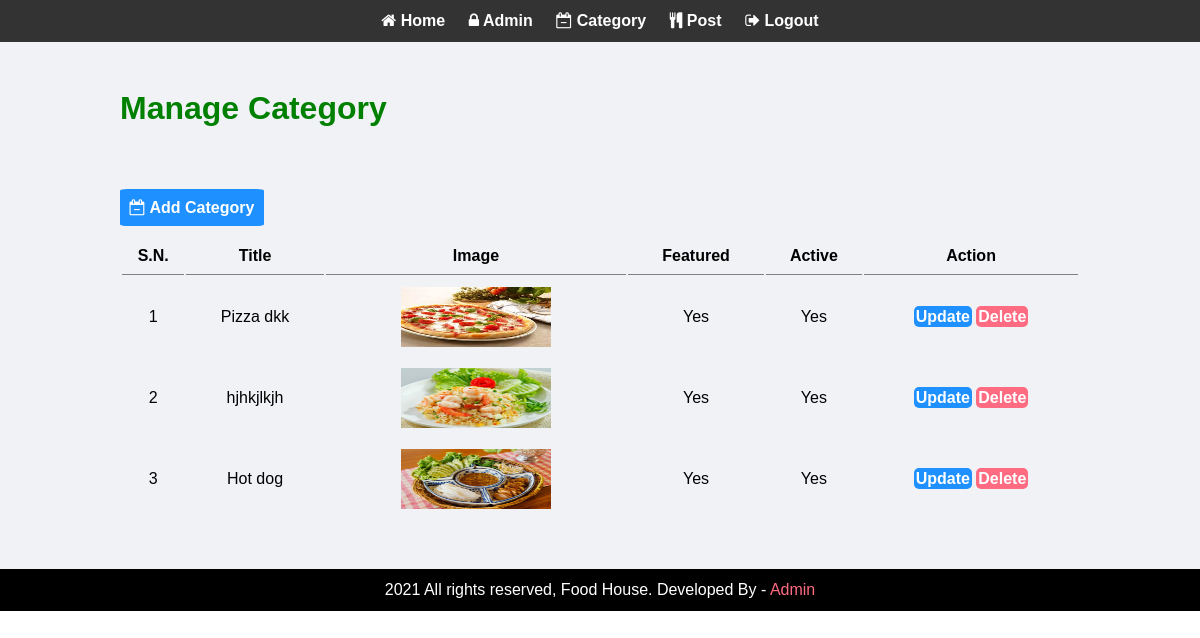
Screenshot of /Admin/manager-category.php with the database file from the repository.
### tables this page shows
CREATE TABLE `tbl_category` (
  `category_id` int(10) UNSIGNED NOT NULL,
  `image_name` text NOT NULL,
  `title` text NOT NULL,
  `featured` varchar(20) NOT NULL,
  `active` varchar(20) NOT NULL
);

### Admin/manager-category.php (the view, shortened to what this page needs)
<?php
  include('../AdminInclude/header.php');
?>
<div class="main-content">
  <div class="wrapper">
    <h1 style="color: green;">Manage Category</h1>  <br/>
    ?>  <br><br><br>
        <a href="add-category.php" class="btn-primary"><i class="fa fa-calendar-minus-o" aria-hidden="true"></i> Add Category</a>  <br/><br/>
        <table class="tbl_full">
          <tr>
            <th>S.N.</th>
            <th>Title</th>
            <th>Image</th>
            <th>Featured</th>
            <th>Active</th>
            <th>Action</th>
          </tr>
          <?php
             $sql = "SELECT * FROM tbl_category";
            $result = mysqli_query($conn, $sql);
            $rows = mysqli_num_rows($result);
            $sn = 1;
              if ($rows > 0) {
                while($rows = mysqli_fetch_assoc($result)){
                  $id = $rows['category_id'];
                  $title = $rows['title'];
                  $image_name = $rows['image_name'];
                  $featured = $rows['featured'];
                  $active = $rows['active'];
          ?>
                  <tr>
                    <td><?php echo $sn++; ?></td>
                    <td><?php echo $title; ?></td>
                    <td>
                      <?php
                        if ($image_name != "") {
                      ?>
                        <img src="<?php echo SITEURL; ?>images/category/<?php echo $image_name; ?>" width="150px" height="60px" alt ="">
                      <?php
                        }else{
                          echo "<div class='error'>Image not Added.</div>";
                        }
                      ?>
                    </td>
                    <td><?php echo $featured; ?></td>
                    <td><?php echo $active; ?></td>
                    <td>
                      <a href="<?php echo SITEURL; ?>Admin/update-category.php?id=<?php echo $id ?>" class="btn-secondary">Update</a>
                      <a href="<?php echo SITEURL; ?>Admin/delete-category.php?id=<?php echo $id; ?>&image_name=<?php echo $image_name; ?>" class="btn-danger">Delete</a>
                    </td>
                  </tr>
                <?php
                    }
              }
            ?>
        </table>
  </div>
</div>
<?php
  include('../AdminInclude/footer.php');
?>

### AdminInclude/header.php (shortened to what this page needs)
<html lang="en">
<head>
  <link rel="stylesheet" href="https://stackpath.bootstrapcdn.com/font-awesome/4.7.0/css/font-awesome.min.css">
  <link rel="stylesheet" type="text/css" href="../css/adminstyle.css">
</head>
<body>
  <div class="menu">
    <div class="wrapper">
      <ul>
        <li><a href="admin.php"><i class="fa fa-home" aria-hidden="true"></i> Home</a></li>
        <li><a href="manager-admin.php"><i class="fa fa-lock" aria-hidden="true"></i> Admin</a></li>
        <li><a href="manager-category.php"><i class="fa fa-calendar-minus-o" aria-hidden="true"></i> Category</a></li>
        <li><a href="manager-post.php"><i class="fa fa-cutlery" aria-hidden="true"></i> Post</a></li>
        <li><a href="../index.php"><i class="fa fa-sign-out" aria-hidden="true"></i> Logout</a></li>
      </ul>
    </div>
  </div>

### AdminInclude/footer.php
<div class="footer">
	<div class="wrapper">
		<p class="text-center">2021 All rights reserved, Food House. Developed By - <a href="#">Admin</a></p>
	</div>
</div>
</body>
</html>

### css/adminstyle.css (style rules this page uses)
* { margin: 0 0; padding: 0 0; font-family: Arial, Helvetica, sans-serif; }
.wrapper { padding: 1%; width: 80%; margin: 0 auto; }
.text-center { text-align: center; }
.tbl_full { width: 100%; }
table tr th { border-bottom: 1px solid grey; padding: 1%; text-align: center; }
table tr td { padding: 1%; text-align: center; }
.btn-primary { text-decoration: none; border-radius: 5%; font-weight: bold; color: #fff; padding: 1%; background-color: #1e90ff; }
.btn-secondary { text-decoration: none; font-weight: bold; color: #fff; padding: 1%; background-color: #1e90ff; border-radius: 5px; }
.btn-danger { text-decoration: none; font-weight: bold; color: #fff; padding: 1%; background-color: #ff6b81; border-radius: 5px; }
.menu { background-color: #333; text-align: center; }
.menu ul { list-style-type: none; }
.menu ul li { display: inline; padding: 1%; }
.menu ul li a { text-decoration: none; color: #fff; font-weight: bold; transition: 0.5s; }
.main-content { background-color: #f1f2f6; padding: 3% 0; }
.footer { background-color: #000; color: #fff; }
.footer a { text-decoration: none; color: #ff6b81; }

### rows the page displays
tbl_category: title "Pizza dkk", image_name (picture), featured "Yes", active "Yes"
tbl_category: title "hjhkjlkjh", image_name (picture), featured "Yes", active "Yes"
tbl_category: title "Hot dog", image_name (picture), featured "Yes", active "Yes"
